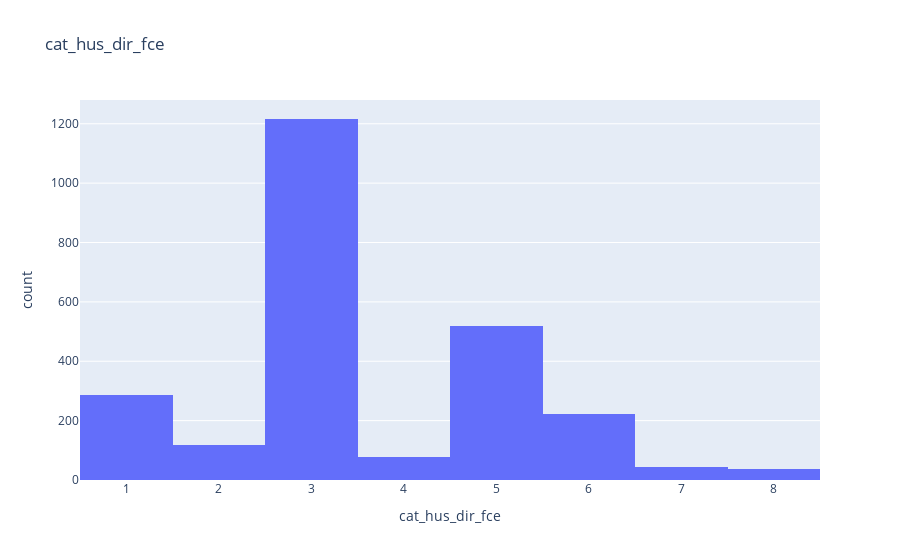

Notebook source saved alongside this figure:
### Code cell
# Check distribution of cat_hus_dir_fce.
fig_tmp = px.histogram(df_raw_hh, x= "cat_hus_dir_fce", title= "cat_hus_dir_fce")
fig_tmp.show()

### Figure 1 — Plotly figure (JSON) as saved in the notebook; plotly's stock layout.template omitted (floating-point values rounded to 4 significant figures; data arrays with more than 128 entries replaced by an {"elided": "..."} marker saying what was removed)
{"data": [{"alignmentgroup": "True", "bingroup": "x", "hovertemplate": "cat_hus_dir_fce=%{x}<br>count=%{y}<extra></extra>", "legendgroup": "", "marker": {"color": "#636efa", "pattern": {"shape": ""}}, "name": "", "offsetgroup": "", "orientation": "v", "showlegend": false, "type": "histogram", "x": {"elided": "2520 int values"}, "xaxis": "x", "yaxis": "y"}], "layout": {"barmode": "relative", "legend": {"tracegroupgap": 0}, "title": {"text": "cat_hus_dir_fce"}, "xaxis": {"anchor": "y", "domain": [0, 1], "title": {"text": "cat_hus_dir_fce"}}, "yaxis": {"anchor": "x", "domain": [0, 1], "title": {"text": "count"}}}}
